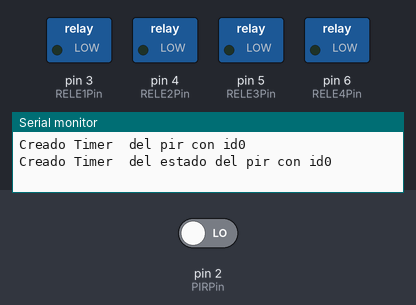
This sketch was run on a simulated Arduino Uno, built with avr-gcc and run on an emulated ATmega328P. On the bench: switched loads named in the sketch (green lamp = pin HIGH), the last lines printed to the serial monitor. Inputs (shaded band) come from the test bench; at power-on: pin 2 (PIRPin) LOW.

Above: at 1.2 s.
1.3 s: pin 2 (PIRPin) driven HIGH
2.8 s: pin 2 (PIRPin) driven LOW
At 3.4 s:
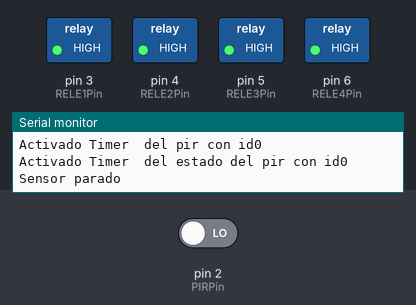
Timing chart, 0 to 5.8 s (numbered marks = the images above; inputs shaded):
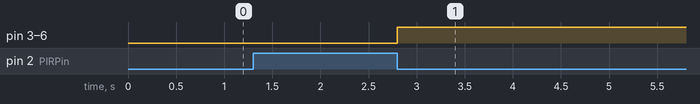

Measured:
- after the input at 2.8 s, pin 3 (RELE1Pin), pin 4 (RELE2Pin), pin 5 (RELE3Pin), pin 6 (RELE4Pin): LOW → HIGH at once

The sketch:

Codigo_usar_sensor_de_movimiento_pir.ino
```cpp
#include <Time.h>
#include <TimeAlarms.h>

const byte RELE1Pin = 3;        // pin para el LED
const byte RELE2Pin = 4;        // pin para el LED
const byte RELE3Pin = 5;        // pin para el LED
const byte RELE4Pin = 6;        // pin para el LED
const byte PIRPin = 2;         // pin de entrada (for PIR sensor)

int pirState = LOW;           // de inicio no hay movimiento
int val = 0;                  // estado del pin


int id_timer_pir = 0; // id del timer para activarlo o desactivarlo
int id_timer_estado_pir = 0; // id para ver el estado del pir

// the follow variables is a long because the time, measured in miliseconds,
// will quickly become a bigger number than can be stored in an int.
long interval = 5 * 1000;           // interval at which to blink (milliseconds)


void setup()
{
  pinMode(RELE1Pin, OUTPUT);
  pinMode(RELE2Pin, OUTPUT);
  pinMode(RELE3Pin, OUTPUT);
  pinMode(RELE4Pin, OUTPUT);
  pinMode(PIRPin, INPUT);
  Serial.begin(9600);
  //setTime(8, 29, 0, 1, 1, 11); // set time to Saturday 8:29:00am Jan 1 2011
  //creamos los timer y los deshablitmaos
  //id_timer_pir = Alarm.timerRepeat(10 * 60, Repeats);          // timer for every 10 minutos
  id_timer_estado_pir = Alarm.timerRepeat(6, Repeats1);            // timer for every 6 segundos
  //Alarm.disable(id_timer_pir);
  //Alarm.disable(id_timer_estado_pir);
  Serial.print("Creado Timer  del pir con id");
  Serial.println(id_timer_pir);
  Serial.print("Creado Timer  del estado del pir con id");
  Serial.println(id_timer_estado_pir);
}

void loop()
{
  val = digitalRead(PIRPin);

  if (val == HIGH)   //si está activado
  {
    if (pirState == LOW)  //si previamente estaba apagado
    {
      salidas_reles(LOW);
      Serial.println("Sensor activado");
      Serial.println("Activando Timer");
      //Alarm.enable(id_timer_pir);// timer for every 10 minutos
      //Alarm.enable(id_timer_estado_pir); // timer for every 6 segundos
      Serial.print("Activado Timer  del pir con id");
      Serial.println(id_timer_pir);
      Serial.print("Activado Timer  del estado del pir con id");
      Serial.println(id_timer_estado_pir);
      pirState = HIGH;
    }
  }
  else   //si esta desactivado
  {


    if (pirState == HIGH)  //si previamente estaba encendido
    {
      salidas_reles(HIGH);
      Serial.println("Sensor parado");
      // Alarm.disable(id_timer_pir);
      //Alarm.disable(id_timer_estado_pir);
      pirState = LOW;
    }
  }
}
void salidas_reles(int estado)
{
  digitalWrite(RELE1Pin, estado);  //LED ON
  digitalWrite(RELE2Pin, estado);  //LED ON
  digitalWrite(RELE3Pin, estado);  //LED ON
  digitalWrite(RELE4Pin, estado);  //LED ON
}
void Repeats1() {
  Serial.println("5 second timer");
  val = digitalRead(PIRPin);
  Serial.print("Valor del PIR ")    ;
  Serial.println(val)    ;
}
```
